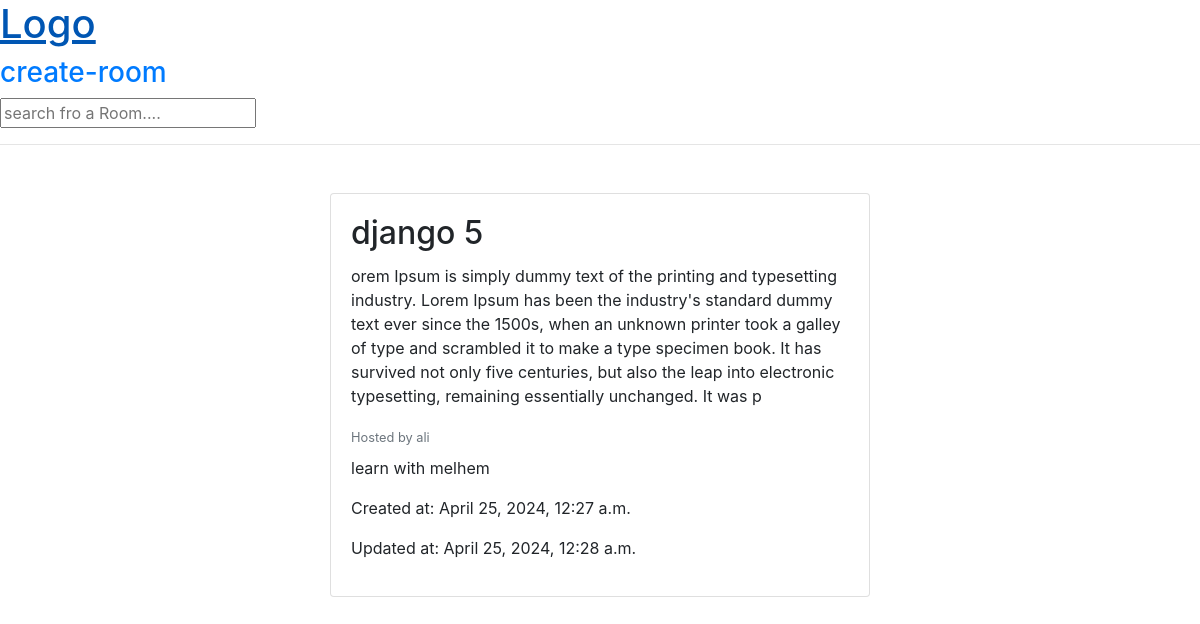
/room/13/, run on the app's committed database.
### base/models.py (models this page shows, shortened)
class Room(models.Model):
    host = models.ForeignKey(User,on_delete=models.SET_NULL,null=True)
    topic = models.ForeignKey(Topic,on_delete=models.SET_NULL,null=True)
    name = models.CharField(max_length=200)
    description = models.TextField(null=True,blank=True)
    updated = models.DateTimeField(auto_now=True)
    created = models.DateTimeField(auto_now_add=True)
    class Meta:
        ordering = ['-updated','-created']

class Topic(models.Model):
    name = models.CharField(max_length=200)

### base/views.py (the view)
# urls.py: path("room/<str:pk>/",views.room,name="room"),
def room(request,pk):
    room = Room.objects.get(id=pk)
    context = {"room" : room}
    return render(request,"base/room.html",context)

### base/templates/base/room.html
{% extends 'main.html' %}
{% block content %}
<div class="container mt-5">
  <div class="row">
    <div class="col-md-6 offset-md-3">
      <div class="card">
        <div class="card-body">
          <h2 class="card-title">{{ room.name }}</h2>
          <p class="card-text">{{ room.description }}</p>
          <p class="card-text mb-2"><small class="text-muted">Hosted by {{ room.host.username }}</small></p>
          <p class="card-text">{{ room.topic.name }}</p>
          <p>Created at: {{ room.created }}</p>
          <p>Updated at: {{ room.updated }}</p>
        </div>
      </div>
    </div>
  </div>
</div>
{% endblock content %}

### static/styles/main.css (style rules this page uses)
body { background: yellow; }

### data on the page
Room: name "django 5", description "orem Ipsum is simply dummy text of the printing and typesetting industry. Lorem Ipsum has been the industry's standard dummy text ever since the 1500s, when an unknown printer took a galley of type and scrambled it to make a type specimen book. It has survived not only five centuries, but also the leap into electronic typesetting, remaining essentially unchanged. It was p", host.username "ali", topic.name "learn with melhem", created "April 25, 2024, 12:27 a.m.", updated "April 25, 2024, 12:28 a.m."
